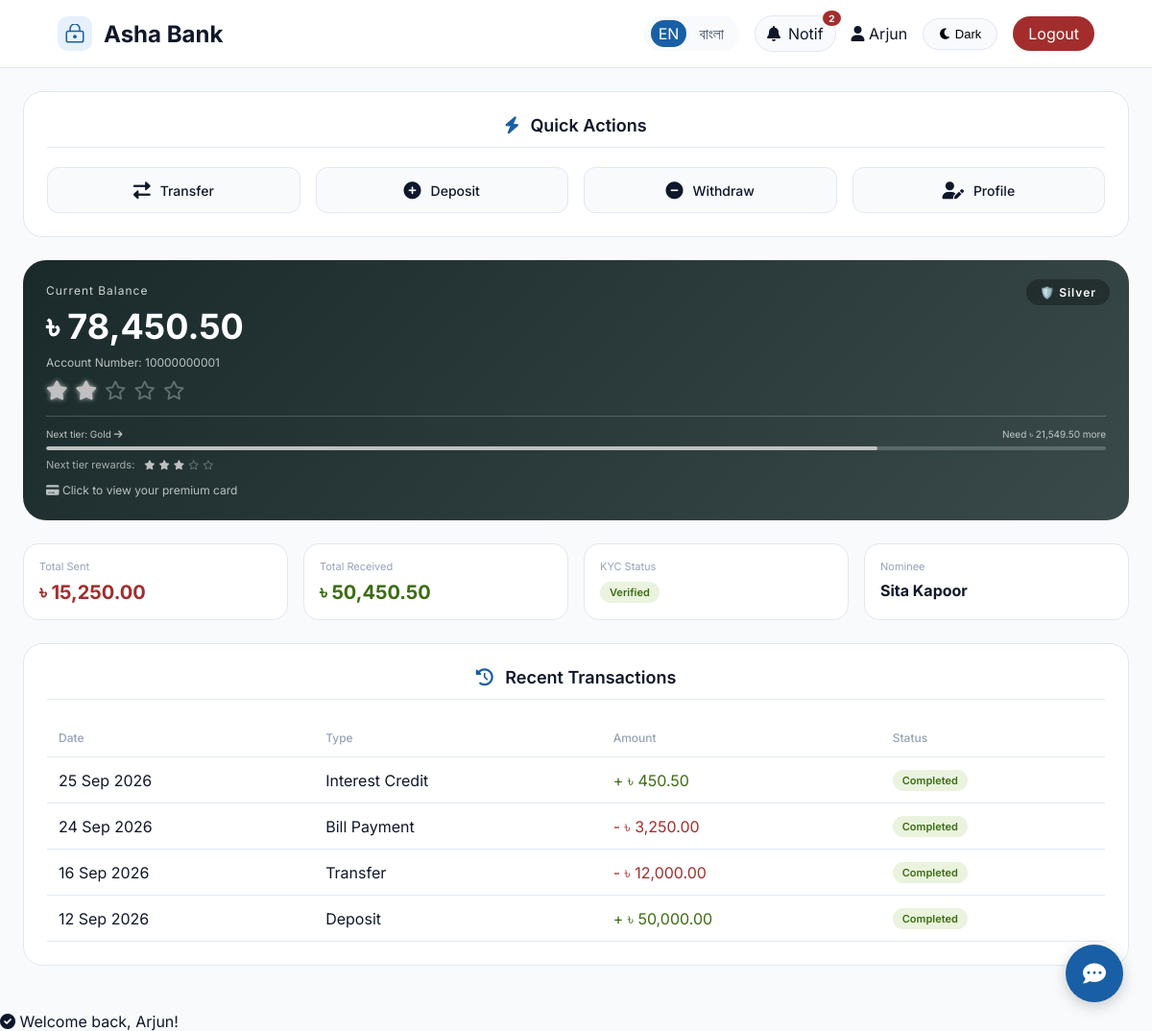
Page /v1.0/dashboard.php (signed in) on the committed database.
### tables this page shows
CREATE TABLE ACCOUNT (
    AccountNumber BIGINT PRIMARY KEY,
    ProductID INT NOT NULL,
    CustomerID INT NOT NULL,
    BranchID INT NOT NULL,
    OpeningDate DATE NOT NULL,
    AvailableBalance DECIMAL(15,2) DEFAULT 0.00,
    AccountStatus ENUM('Active','Dormant','Frozen','Closed') DEFAULT 'Active',
    CreatedAt DATETIME DEFAULT CURRENT_TIMESTAMP,
    FOREIGN KEY (ProductID) REFERENCES ACCOUNTPRODUCT(ProductID),
    FOREIGN KEY (CustomerID) REFERENCES CUSTOMER(CustomerID) ON DELETE CASCADE,
    FOREIGN KEY (BranchID) REFERENCES BRANCH(BranchID)
);

CREATE TABLE CUSTOMER (
    CustomerID INT AUTO_INCREMENT PRIMARY KEY,
    FirstName VARCHAR(100) NOT NULL,
    LastName VARCHAR(100) NOT NULL,
    DateOfBirth DATE,
    Gender ENUM('Male','Female','Other'),
    Email VARCHAR(150) UNIQUE,
    Phone VARCHAR(20),
    Address VARCHAR(255),
    City VARCHAR(100),
    NationalID VARCHAR(50) UNIQUE,
    CustomerCategoryID INT DEFAULT 1,
    PrimaryBranchID INT DEFAULT 1,
    RelationshipManagerID INT NULL,
    CreatedAt DATETIME DEFAULT CURRENT_TIMESTAMP,
    IsActive TINYINT(1) DEFAULT 1,
    ReferralCode VARCHAR(20) UNIQUE,
    ReferredBy INT NULL,
    FOREIGN KEY (CustomerCategoryID) REFERENCES CUSTOMERCATEGORY(CategoryID) ON DELETE SET NULL,
    FOREIGN KEY (PrimaryBranchID) REFERENCES BRANCH(BranchID) ON DELETE SET NULL,
    FOREIGN KEY (RelationshipManagerID) REFERENCES EMPLOYEE(EmployeeID) ON DELETE SET NULL
);

CREATE TABLE KYC_VERIFICATIONS (
    kyc_id INT AUTO_INCREMENT PRIMARY KEY,
    customer_id INT NOT NULL,
    nid_number VARCHAR(50) NOT NULL,
    id_type VARCHAR(50) DEFAULT 'National ID',
    id_image_front VARCHAR(255) NULL,
    id_image_back VARCHAR(255) NULL,
    selfie_image VARCHAR(255) NULL,
    status ENUM('pending','verified','rejected') DEFAULT 'pending',
    rejection_reason TEXT NULL,
    submitted_at DATETIME DEFAULT CURRENT_TIMESTAMP,
    verified_at DATETIME NULL,
    verified_by INT NULL,
    FOREIGN KEY (customer_id) REFERENCES CUSTOMER(CustomerID) ON DELETE CASCADE
);

CREATE TABLE NOMINEE (
    NomineeID INT AUTO_INCREMENT PRIMARY KEY,
    CustomerID INT NOT NULL,
    NomineeName VARCHAR(150) NOT NULL,
    NomineeRelation VARCHAR(100),
    NomineePhone VARCHAR(20),
    NomineeDOB DATE NULL,
    NomineeAddress VARCHAR(255),
    CreatedAt DATETIME DEFAULT CURRENT_TIMESTAMP,
    FOREIGN KEY (CustomerID) REFERENCES CUSTOMER(CustomerID) ON DELETE CASCADE
);

CREATE TABLE TRANSACTION (
    TransactionID BIGINT AUTO_INCREMENT PRIMARY KEY,
    TransactionTypeID INT NOT NULL,
    TransactionAmount DECIMAL(15,2) NOT NULL,
    TransactionDate DATETIME DEFAULT CURRENT_TIMESTAMP,
    FromAccountNumber BIGINT NULL,
    ToAccountNumber BIGINT NULL,
    FromCustomerID INT NULL,
    ToCustomerID INT NULL,
    Description VARCHAR(255),
    TransactionStatus ENUM('Pending','Completed','Processing','Failed','Cancelled') DEFAULT 'Completed',
    ReferenceNumber VARCHAR(100) UNIQUE,
    FOREIGN KEY (TransactionTypeID) REFERENCES TRANSACTIONTYPE(TransactionTypeID),
    FOREIGN KEY (FromAccountNumber) REFERENCES ACCOUNT(AccountNumber) ON DELETE SET NULL,
    FOREIGN KEY (ToAccountNumber) REFERENCES ACCOUNT(AccountNumber) ON DELETE SET NULL,
    FOREIGN KEY (FromCustomerID) REFERENCES CUSTOMER(CustomerID) ON DELETE SET NULL,
    FOREIGN KEY (ToCustomerID) REFERENCES CUSTOMER(CustomerID) ON DELETE SET NULL
);

CREATE TABLE TRANSACTIONTYPE (
    TransactionTypeID INT AUTO_INCREMENT PRIMARY KEY,
    TypeName VARCHAR(50) NOT NULL,
    Description VARCHAR(255),
    Fee DECIMAL(10,2) DEFAULT 0.00
);

### v1.0/config/language.php (called while the page is built, shortened)
<?php
function __($key) {
    global $lang;
    $current_lang = $_SESSION['language'] ?? 'en';
    return $lang[$current_lang][$key] ?? $key;
}
function current_lang() {
    return $_SESSION['language'] ?? 'en';
}
?>

### v1.0/config/db.php (called while the page is built, shortened)
<?php
function formatBDT($amount) {
    return '৳ ' . number_format($amount, 2);
}
function getAccountStatusMessage($pdo, $userId) {
    $stmt = $pdo->prepare("SELECT c.IsActive, a.AccountStatus FROM CUSTOMER c JOIN ACCOUNT a ON c.CustomerID = a.CustomerID WHERE c.CustomerID = ?");
    $stmt->execute([$userId]);
    $result = $stmt->fetch();
    return null;
}
function getToast() {
    if (isset($_SESSION['toast'])) {
        $toast = $_SESSION['toast'];
        return $toast;
    }
    return null;
}
?>

### v1.0/dashboard.php (the view, shortened to what this page needs)
<?php
require_once 'config/db.php';
require_once 'config/language.php';
$userId = $_SESSION['user_id'];
$statusMessage = getAccountStatusMessage($pdo, $userId);
if ($statusMessage) {
    $accountActive = false;
    setToast($statusMessage, 'warning');
} else {
    $accountActive = true;
}
$stmt = $pdo->prepare("SELECT a.*, c.FirstName, c.LastName, c.Email, c.Phone, c.Address, c.DateOfBirth, c.IsActive
                       FROM ACCOUNT a
                       JOIN CUSTOMER c ON a.CustomerID = c.CustomerID
                       WHERE c.CustomerID = ?");
$stmt->execute([$userId]);
$account = $stmt->fetch();
$balance = $account['AvailableBalance'] ?? 0;
function getCardTier($balance) {
    $balanceNum = floatval($balance);
    if($balanceNum >= 1000000) {
        return [
            'name' => 'Black Edition', 'level' => 5, 'stars' => 5,
            'bg' => 'linear-gradient(135deg, #0a0a0a 0%, #1a1a1a 40%, #2a2a2a 100%)',
            'accent' => '#d4af37', 'text' => '#ffffff', 'icon' => 'crown', 'badge' => '👑',
            'card_bg' => 'linear-gradient(145deg, #1a1a1a 0%, #2d2d2d 50%, #1a1a1a 100%)'
        ];
    } elseif($balanceNum >= 10000) {
        return [
            'name' => 'Silver', 'level' => 2, 'stars' => 2,
            'bg' => 'linear-gradient(135deg, #1a2a2a 0%, #2a3a3a 50%, #3a4a4a 100%)',
            'accent' => '#c0c0c0', 'text' => '#ffffff', 'icon' => 'shield', 'badge' => '🛡️',
            'card_bg' => 'linear-gradient(145deg, #2a3a3a 0%, #3a4a4a 50%, #2a3a3a 100%)'
        ];
    }
}
$cardTier = getCardTier($balance);
$pdo->exec("CREATE TABLE IF NOT EXISTS notifications (
    notification_id INT AUTO_INCREMENT PRIMARY KEY,
    customer_id INT,
    title VARCHAR(200) NOT NULL,
    message TEXT NOT NULL,
    type ENUM('info', 'success', 'warning', 'danger') DEFAULT 'info',
    is_read TINYINT(1) DEFAULT 0,
    created_at DATETIME DEFAULT CURRENT_TIMESTAMP
)");
$pdo->exec("CREATE TABLE IF NOT EXISTS kyc_verifications (
    kyc_id INT AUTO_INCREMENT PRIMARY KEY,
    customer_id INT NOT NULL,
    nid_number VARCHAR(50),
    phone_number VARCHAR(20),
    verification_code VARCHAR(10),
    status ENUM('pending', 'verified', 'rejected') DEFAULT 'pending',
    rejection_reason TEXT,
    verified_at DATETIME,
    submitted_at DATETIME DEFAULT CURRENT_TIMESTAMP
)");
$unreadNotif = $pdo->prepare("SELECT COUNT(*) FROM notifications WHERE customer_id = ? AND is_read = 0");
$unreadNotif->execute([$userId]);
$unreadCount = $unreadNotif->fetchColumn();
$stmtTrans = $pdo->prepare("SELECT t.*, tt.TypeName
                            FROM TRANSACTION t
                            JOIN TRANSACTIONTYPE tt ON t.TransactionTypeID = tt.TransactionTypeID
                            WHERE t.FromCustomerID = ? OR t.ToCustomerID = ?
                            ORDER BY t.TransactionDate DESC LIMIT 10");
$stmtTrans->execute([$userId, $userId]);
$transactions = $stmtTrans->fetchAll();
$stmtNom = $pdo->prepare("SELECT * FROM NOMINEE WHERE CustomerID = ?");
$stmtNom->execute([$userId]);
$nominee = $stmtNom->fetch();
$stmtKyc = $pdo->prepare("SELECT * FROM kyc_verifications WHERE customer_id = ?");
$stmtKyc->execute([$userId]);
$kycStatus = $stmtKyc->fetch();
$totalSent = $pdo->prepare("SELECT COALESCE(SUM(TransactionAmount), 0) FROM TRANSACTION WHERE FromCustomerID = ? AND TransactionStatus = 'Completed'");
$totalSent->execute([$userId]);
$totalSentAmount = $totalSent->fetchColumn();
$totalReceived = $pdo->prepare("SELECT COALESCE(SUM(TransactionAmount), 0) FROM TRANSACTION WHERE ToCustomerID = ? AND TransactionStatus = 'Completed'");
$totalReceived->execute([$userId]);
$totalReceivedAmount = $totalReceived->fetchColumn();
function getNextTierInfo($balance) {
    if($balance < 10000) {
        return ['name' => 'Silver', 'amount' => 10000 - $balance, 'percentage' => ($balance / 10000) * 100, 'stars' => 2];
    } elseif($balance < 100000) {
        return ['name' => 'Gold', 'amount' => 100000 - $balance, 'percentage' => ($balance / 100000) * 100, 'stars' => 3];
    } elseif($balance < 500000) {
        return ['name' => 'Platinum', 'amount' => 500000 - $balance, 'percentage' => ($balance / 500000) * 100, 'stars' => 4];
    } elseif($balance < 1000000) {
        return ['name' => 'Black Edition', 'amount' => 1000000 - $balance, 'percentage' => ($balance / 1000000) * 100, 'stars' => 5];
    } else {
        return ['name' => 'Black Edition', 'amount' => 0, 'percentage' => 100, 'stars' => 5];
    }
}
$nextTier = getNextTierInfo($balance);
?>
<!DOCTYPE html>
<html lang="<?= current_lang() ?>">
<head>
    <link rel="stylesheet" href="https://cdnjs.cloudflare.com/ajax/libs/font-awesome/6.0.0-beta3/css/all.min.css">
</head>
<body>
<nav class="navbar">
    <div class="logo">
        <div class="logo-icon">
            <svg width="20" height="20" viewBox="0 0 16 16" fill="none">
                <rect x="1" y="6" width="14" height="9" rx="1.5" fill="none" stroke="var(--accent)" stroke-width="1.2"/>
                <path d="M4 6V4a4 4 0 0 1 8 0v2" stroke="var(--accent)" stroke-width="1.2"/>
                <circle cx="8" cy="10.5" r="1.5" fill="var(--accent)"/>
            </svg>
        </div>
        <h2>Asha Bank</h2>
    </div>
    <div class="navbar-right">
        <div class="language-switcher" style="display: flex; gap: 5px; background: var(--bg-secondary); padding: 4px 8px; border-radius: 40px;">
            <a href="?lang=en" style="text-decoration: none; padding: 4px 8px; border-radius: 30px; <?= (current_lang() == 'en') ? 'background: var(--accent); color: white;' : 'color: var(--text-secondary);' ?>">EN</a>
            <a href="?lang=bn" style="text-decoration: none; padding: 4px 8px; border-radius: 30px; <?= (current_lang() == 'bn') ? 'background: var(--accent); color: white;' : 'color: var(--text-secondary);' ?>">বাংলা</a>
        </div>
        <div class="notification-container" onclick="toggleNotifications(event)">
            <div class="notification-bell">
                <i class="fas fa-bell"></i>
                <span>Notif</span>
                <?php if($unreadCount > 0): ?>
                    <span class="notification-badge"><?= $unreadCount ?></span>
                <?php endif; ?>
            </div>
        </div>
        <span><i class="fas fa-user"></i> <?= htmlspecialchars($account['FirstName']) ?></span>
        <button class="theme-toggle" id="themeToggle"><i class="fas fa-moon"></i> Dark</button>
        <a href="logout.php" style="background: var(--danger); color: white; padding: 8px 16px; border-radius: 40px; text-decoration: none;"><?= __('logout') ?></a>
    </div>
</nav>
<div class="container">
    <div class="glass-card">
        <div class="card-header">
            <span><i class="fas fa-bolt"></i> <?= __('quick_actions') ?></span>
        </div>
        <div class="quick-actions">
            <?php if($accountActive): ?>
                <a href="transfer.php" class="action-btn"><i class="fas fa-exchange-alt"></i> <span><?= __('transfer') ?></span></a>
                <a href="deposit.php" class="action-btn"><i class="fas fa-plus-circle"></i> <span><?= __('deposit') ?></span></a>
                <a href="withdraw.php" class="action-btn"><i class="fas fa-minus-circle"></i> <span><?= __('withdraw') ?></span></a>
                <a href="profile.php" class="action-btn"><i class="fas fa-user-edit"></i> <span><?= __('profile') ?></span></a>
            <?php endif; ?>
        </div>
    </div>
    <div class="balance-card" id="balanceCard">
        <div class="card-tier-badge"><?= $cardTier['badge'] ?> <?= $cardTier['name'] ?></div>
        <div class="balance-label"><?= __('current_balance') ?></div>
        <div class="balance-amount"><?= formatBDT($balance) ?></div>
        <div class="balance-acct"><?= __('account_number') ?>: <?= $account['AccountNumber'] ?></div>
        <div class="star-rating">
            <?php for($i = 1; $i <= 5; $i++): ?>
                <?php if($i <= $cardTier['stars']): ?>
                    <i class="fas fa-star star filled"></i>
                <?php else: ?>
                    <i class="far fa-star star empty"></i>
                <?php endif; ?>
            <?php endfor; ?>
        </div>
        <?php if($nextTier['amount'] > 0): ?>
        <div class="tier-progress">
            <div class="tier-progress-label">
                <span>Next tier: <?= $nextTier['name'] ?> <i class="fas fa-arrow-right"></i></span>
                <span>Need <?= formatBDT($nextTier['amount']) ?> more</span>
            </div>
            <div class="tier-progress-bar"><div class="tier-progress-fill"></div></div>
            <div class="next-tier-stars">
                <span>Next tier rewards:</span>
                <?php for($i = 1; $i <= 5; $i++): ?>
                    <?php if($i <= $nextTier['stars']): ?>
                        <i class="fas fa-star next-star filled" style="font-size: 10px;"></i>
                    <?php else: ?>
                        <i class="far fa-star next-star" style="font-size: 10px;"></i>
                    <?php endif; ?>
                <?php endfor; ?>
            </div>
        </div>
        <?php endif; ?>
        <div class="balance-acct" style="margin-top: 12px;"><i class="fas fa-credit-card"></i> Click to view your premium card</div>
    </div>
    <div class="stats-grid">
        <div class="stat-card"><div class="stat-label"><?= __('total_sent') ?></div><div class="stat-value" style="color: var(--danger);"><?= formatBDT($totalSentAmount) ?></div></div>
        <div class="stat-card"><div class="stat-label"><?= __('total_received') ?></div><div class="stat-value" style="color: var(--success);"><?= formatBDT($totalReceivedAmount) ?></div></div>
        <div class="stat-card"><div class="stat-label"><?= __('kyc_status') ?></div><div class="stat-value" style="font-size: 16px;"><span class="badge <?= ($kycStatus && $kycStatus['status'] == 'verified') ? 'badge-success' : 'badge-warning' ?>"><?= $kycStatus ? ($kycStatus['status'] == 'verified' ? __('verified') : __('pending')) : __('pending') ?></span></div></div>
        <div class="stat-card"><div class="stat-label"><?= __('nominee') ?></div><div class="stat-value" style="font-size: 16px;"><?= $nominee ? htmlspecialchars($nominee['NomineeName']) : __('not_added') ?></div></div>
    </div>
    <?php if($accountActive): ?>
    <div class="glass-card">
        <div class="card-header"><span><i class="fas fa-history"></i> <?= __('recent_transactions') ?></span></div>
        <div class="table-container">
            <table>
                <thead><tr><th><?= __('date') ?></th><th><?= __('type') ?></th><th><?= __('amount') ?></th><th><?= __('status') ?></th></tr></thead>
                <tbody>
                    <?php if(empty($transactions)): ?>
                        <tr><td colspan="4" style="text-align: center;"><?= __('no_transactions') ?></td></tr>
                    <?php else: ?>
                        <?php foreach($transactions as $txn): ?>
                        <tr>
                            <td><?= date('d M Y', strtotime($txn['TransactionDate'])) ?></td>
                            <td><?= $txn['TypeName'] ?></td>
                            <td class="<?= ($txn['FromCustomerID'] == $userId) ? 'text-danger' : 'text-success' ?>" style="<?= ($txn['FromCustomerID'] == $userId) ? 'color: var(--danger);' : 'color: var(--success);' ?>"><?= ($txn['FromCustomerID'] == $userId) ? '-' : '+' ?> <?= formatBDT($txn['TransactionAmount']) ?></td>
                            <td><span class="badge badge-success"><?= __('completed') ?></span></td>
                        </tr>
                        <?php endforeach; ?>
                    <?php endif; ?>
                </tbody>
            </table>
        </div>
    </div>
    <?php endif; ?>
</div>
<div class="message-bubble" id="messageBubble">
    <i class="fas fa-comment-dots"></i>
</div>
<div id="toastContainer">
    <?php $toast = getToast(); if($toast): ?>
        <div class="toast-notification <?= $toast['type'] ?>">
            <i class="fas <?= $toast['type'] == 'success' ? 'fa-check-circle' : 'fa-info-circle' ?>"></i>
            <span><?= htmlspecialchars($toast['message']) ?></span>
        </div>
    <?php endif; ?>
</div>
</body>
</html>

### rows in the picture
account: CustomerID.FirstName "Arjun", AvailableBalance "🛡️", AvailableBalance "Silver", AvailableBalance "৳ 78,450.50", AccountNumber "10000000001", AvailableBalance "Gold", AvailableBalance "৳ 21,549.50"
kyc_verifications: status "Verified"
nominee: NomineeName "Sita Kapoor"
transaction: TransactionDate "25 Sep 2026", TransactionTypeID.TypeName "Interest Credit", TransactionAmount "৳ 450.50"
transaction: TransactionDate "24 Sep 2026", TransactionTypeID.TypeName "Bill Payment", TransactionAmount "৳ 3,250.00"
transaction: TransactionDate "16 Sep 2026", TransactionTypeID.TypeName "Transfer", TransactionAmount "৳ 12,000.00"
transaction: TransactionDate "12 Sep 2026", TransactionTypeID.TypeName "Deposit", TransactionAmount "৳ 50,000.00"

### other values in the picture
$unreadCount "2"
__('logout') "Logout"
__('quick_actions') "Quick Actions"
__('transfer') "Transfer"
__('deposit') "Deposit"
__('withdraw') "Withdraw"
__('profile') "Profile"
__('current_balance') "Current Balance"
__('account_number') "Account Number"
__('total_sent') "Total Sent"
formatBDT($totalSentAmount) "৳ 15,250.00"
__('total_received') "Total Received"
formatBDT($totalReceivedAmount) "৳ 50,450.50"
__('kyc_status') "KYC Status"
__('nominee') "Nominee"
